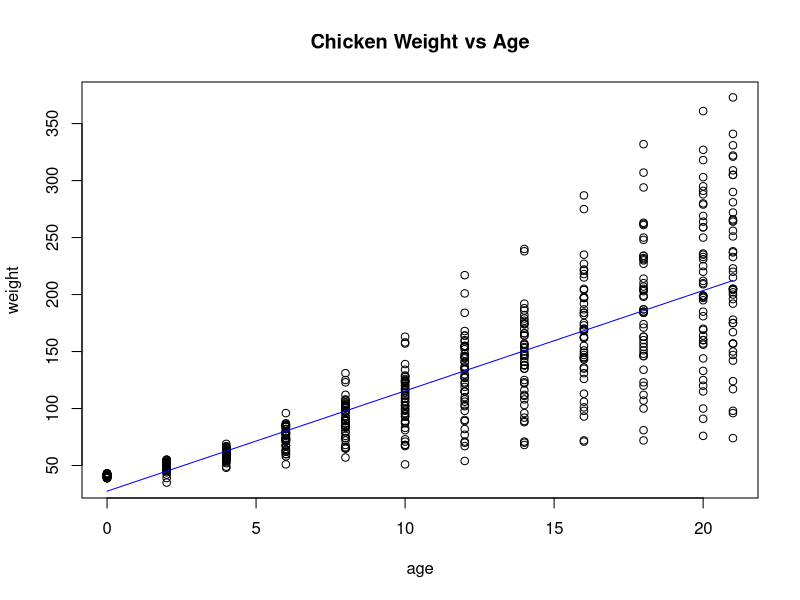

Generate this figure with R:
'Description:   The purpose of this script is just to get a better intuition for 
                covariance and correlation. 
'
# Clear Namespace
rm(list=ls())

# Load Data
data(ChickWeight)
weight <- ChickWeight$weight
age    <- ChickWeight$Time

# Plot Data w/ Regression Line
fit <- lm(weight~age, data=ChickWeight)
plot(age, weight, main='Chicken Weight vs Age')
lines(age, fitted(fit), col='blue')

# Calculate Covariance
mu_w <- mean(weight)
mu_a <- mean(age)
n    <- length(weight)
cov_w_a  <- sum((weight - mu_w) * (age - mu_a)) / n

# Calculate Correlation
var_w <- var(weight)
var_a <- var(age)
corr_w_a <- cov_w_a / sqrt(var_w * var_a)

corr_w_a     # So there is a positive 83% correlation between age and weight of chickens


  